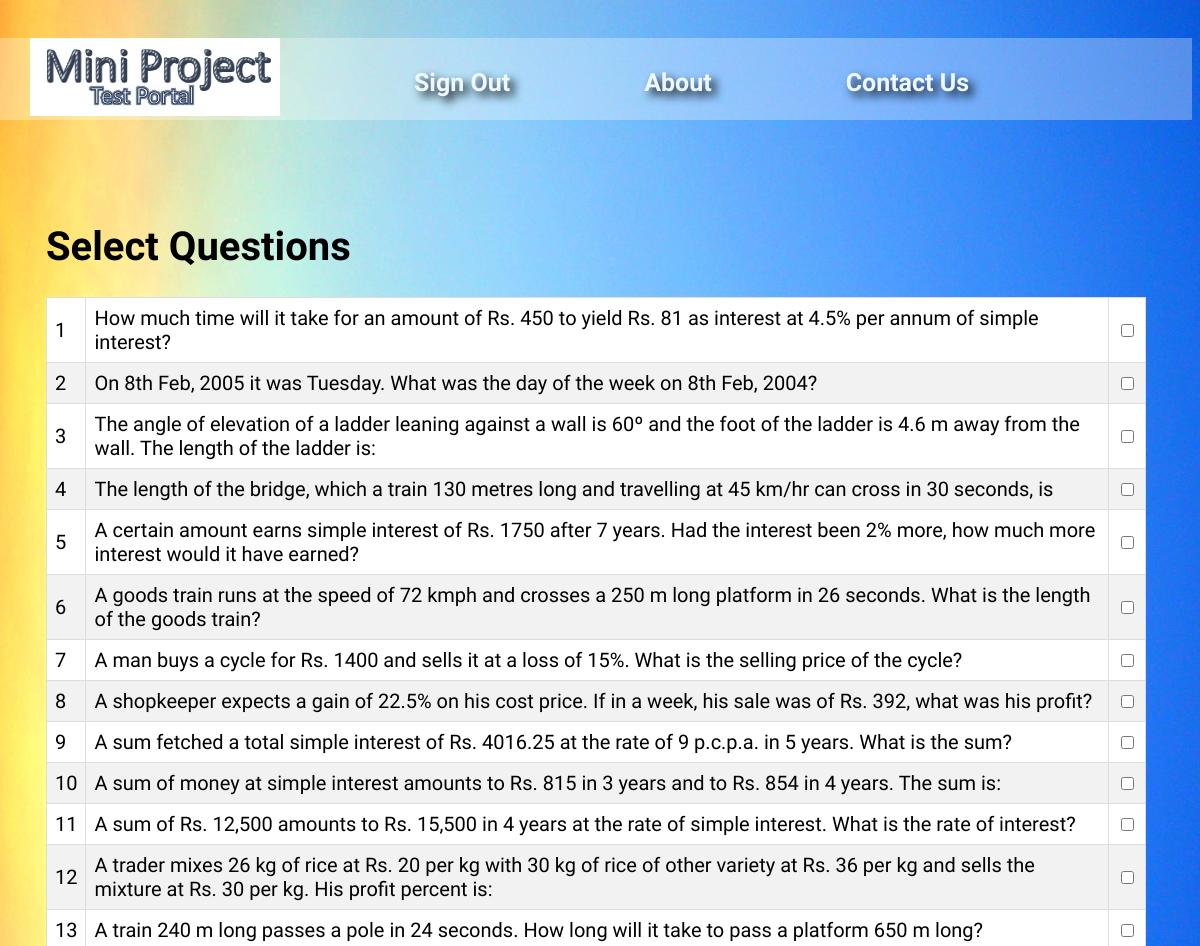
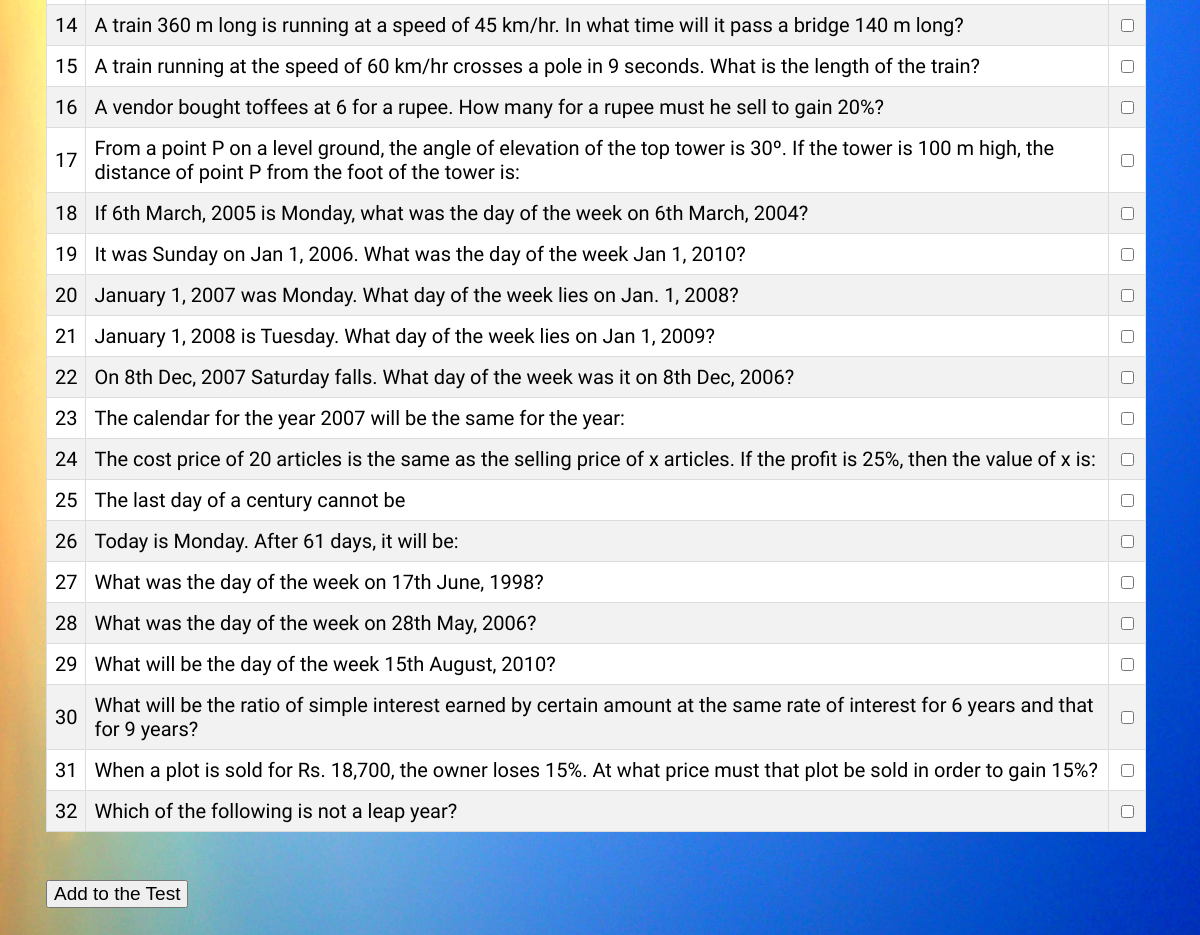
/selecttest.php (signed in), run on the app's committed database (2 pictures, top to bottom).
### tables this page shows
CREATE TABLE `questions` (
  `question` varchar(200) NOT NULL,
  `option_1` varchar(50) NOT NULL,
  `option_2` varchar(50) NOT NULL,
  `option_3` varchar(50) NOT NULL,
  `option_4` varchar(50) NOT NULL,
  `answer` varchar(20) NOT NULL,
  `tid` int(5) NOT NULL
);

### selecttest.php (the view, shortened to what this page needs)
<!doctype html>
<html id="html">
<head>
<link href="header.css" rel="stylesheet">
</head>
<body>
<br><br>
<div class="top">
	<a id="logo" href="index.php"><img src="logo.jpg"></a>
	<a id="link1" href="signout.php"><strong>Sign Out</strong></a>
	<a id="link1" href="about.php"><strong>About</strong></a>
	<a id="link1" href="contactus.php"><strong>Contact Us</strong></a>
</div>
<div class="body">
	<?php
		include("header.php");
		include("database.php");
		extract($_POST);
		extract($_SESSION);
		if (isset($_SESSION[loginid]))
		{
			$rs=mysql_query("select t.tid,t.question from questions t",$cn) or die(mysql_error());
			echo "<h1> Select Questions </h1>";
		}
	?>
	<form name="form3" action="" method="post">
		<table id="table">
		<?php
			while($row=mysql_fetch_row($rs))
			{
				echo "<tr><td>$row[0] <td> $row[1] <td>";
			?>
		<input type="checkbox" name="chkques[]" value=<?php echo "$row[0]"?>>
		<?php
			}
		?>
		</table>
		<br><br>
		<input class="input" type="submit" name="subques" id="subques" value="Add to the Test" required>
	</form>
</div>
</body>
</html>

### header.css (style rules this page uses)
#html { font-family: 'Play', sans-serif; background-image: url(background.JPG); background-size: 100%; background-repeat: repeat; }
.top { background-color:rgba(255,255,255,0.3); }
#logo { margin-left: 30px; }
#link1 { vertical-align: 25px; text-shadow: 5px 5px 10px black; font-size: 25px; margin-left: 100px; padding-left: 30px; text-decoration: none; color: aliceblue; }
#table { border-collapse: collapse; width: 100%; }
#table td, #table th { border: 1px solid #ddd; padding: 8px; }
#table tr:nth-child(even) { background-color: #f2f2f2; }
#table tr:nth-child(odd) { background-color: #ffffff; }
.body { margin-top: 16px ; margin-bottom: 16px; margin-left: 16px; margin-right: 16px; padding-left: 30px; padding-top: 30px; padding-bottom: 30px; padding-right: 30px; font-family: 'Play', sans-serif; font-size: 20px; }
.input { font-size: 19px; }

### data on the page
questions: tid "1", question "How much time will it take for an amount of Rs. 450 to yield Rs. 81 as interest at 4.5% per annum of simple interest?"
questions: tid "2", question "On 8th Feb, 2005 it was Tuesday. What was the day of the week on 8th Feb, 2004?"
questions: tid "3", question "The angle of elevation of a ladder leaning against a wall is 60º and the foot of the ladder is 4.6 m away from the wall. The length of the ladder is:"
questions: tid "4", question "The length of the bridge, which a train 130 metres long and travelling at 45 km/hr can cross in 30 seconds, is"
questions: tid "5", question "A certain amount earns simple interest of Rs. 1750 after 7 years. Had the interest been 2% more, how much more interest would it have earned?"
questions: tid "6", question "A goods train runs at the speed of 72 kmph and crosses a 250 m long platform in 26 seconds. What is the length of the goods train?"
questions: tid "7", question "A man buys a cycle for Rs. 1400 and sells it at a loss of 15%. What is the selling price of the cycle?"
questions: tid "8", question "A shopkeeper expects a gain of 22.5% on his cost price. If in a week, his sale was of Rs. 392, what was his profit?"
questions: tid "9", question "A sum fetched a total simple interest of Rs. 4016.25 at the rate of 9 p.c.p.a. in 5 years. What is the sum?"
questions: tid "10", question "A sum of money at simple interest amounts to Rs. 815 in 3 years and to Rs. 854 in 4 years. The sum is:"
questions: tid "11", question "A sum of Rs. 12,500 amounts to Rs. 15,500 in 4 years at the rate of simple interest. What is the rate of interest?"
questions: tid "12", question "A trader mixes 26 kg of rice at Rs. 20 per kg with 30 kg of rice of other variety at Rs. 36 per kg and sells the mixture at Rs. 30 per kg. His profit percent is:"
questions: tid "13", question "A train 240 m long passes a pole in 24 seconds. How long will it take to pass a platform 650 m long?"
questions: tid "14", question "A train 360 m long is running at a speed of 45 km/hr. In what time will it pass a bridge 140 m long?"
questions: tid "15", question "A train running at the speed of 60 km/hr crosses a pole in 9 seconds. What is the length of the train?"
questions: tid "16", question "A vendor bought toffees at 6 for a rupee. How many for a rupee must he sell to gain 20%?"
questions: tid "17", question "From a point P on a level ground, the angle of elevation of the top tower is 30º. If the tower is 100 m high, the distance of point P from the foot of the tower is:"
questions: tid "18", question "If 6th March, 2005 is Monday, what was the day of the week on 6th March, 2004?"
questions: tid "19", question "It was Sunday on Jan 1, 2006. What was the day of the week Jan 1, 2010?"
questions: tid "20", question "January 1, 2007 was Monday. What day of the week lies on Jan. 1, 2008?"
questions: tid "21", question "January 1, 2008 is Tuesday. What day of the week lies on Jan 1, 2009?"
questions: tid "22", question "On 8th Dec, 2007 Saturday falls. What day of the week was it on 8th Dec, 2006?"
questions: tid "23", question "The calendar for the year 2007 will be the same for the year:"
questions: tid "24", question "The cost price of 20 articles is the same as the selling price of x articles. If the profit is 25%, then the value of x is:"
questions: tid "25", question "The last day of a century cannot be"
questions: tid "26", question "Today is Monday. After 61 days, it will be:"
questions: tid "27", question "What was the day of the week on 17th June, 1998?"
questions: tid "28", question "What was the day of the week on 28th May, 2006?"
questions: tid "29", question "What will be the day of the week 15th August, 2010?"
questions: tid "30", question "What will be the ratio of simple interest earned by certain amount at the same rate of interest for 6 years and that for 9 years?"
questions: tid "31", question "When a plot is sold for Rs. 18,700, the owner loses 15%. At what price must that plot be sold in order to gain 15%?"
questions: tid "32", question "Which of the following is not a leap year?"
